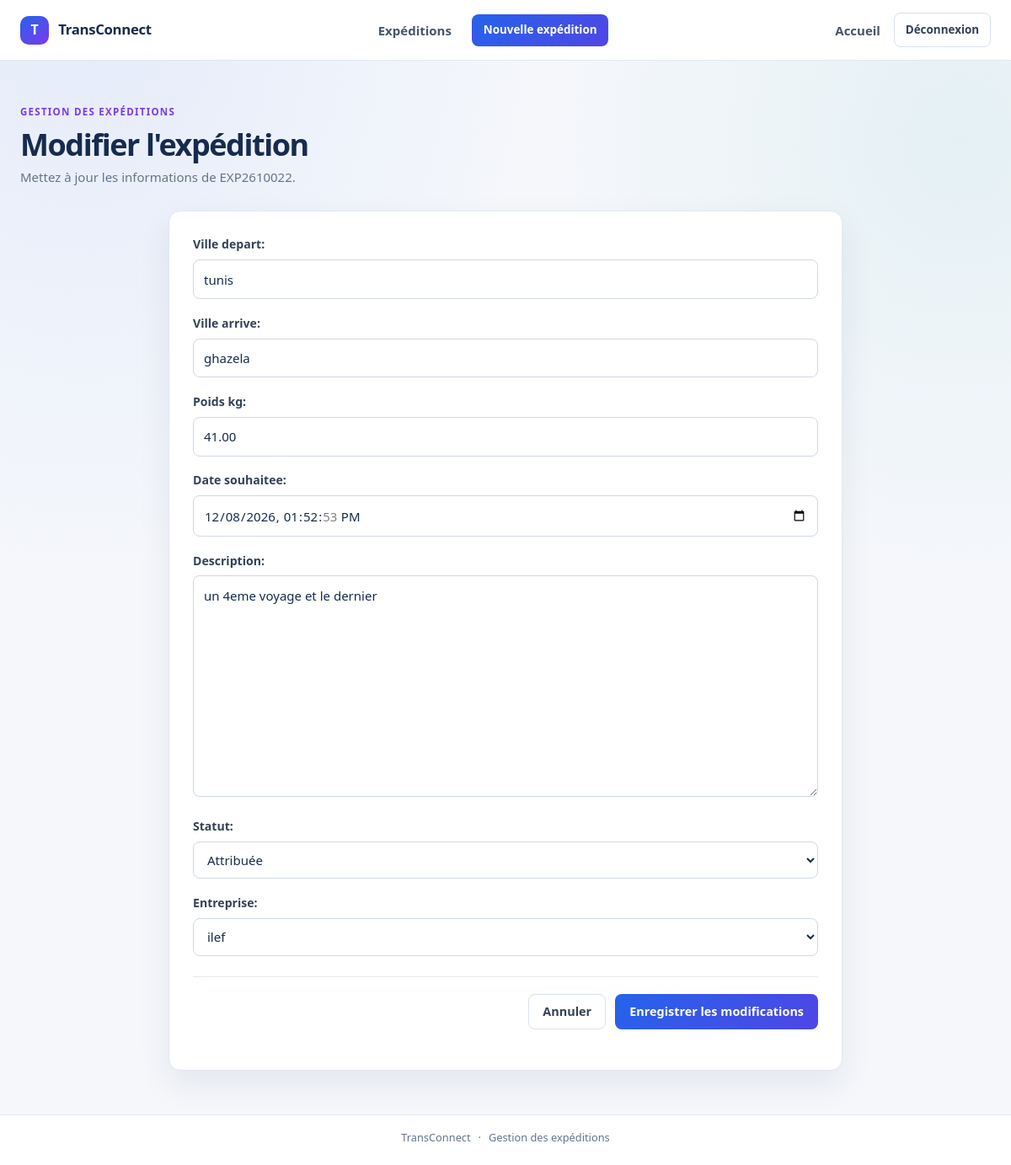
/expedition/updateclass/8/ (signed in), run on an earlier commit of the app's database.
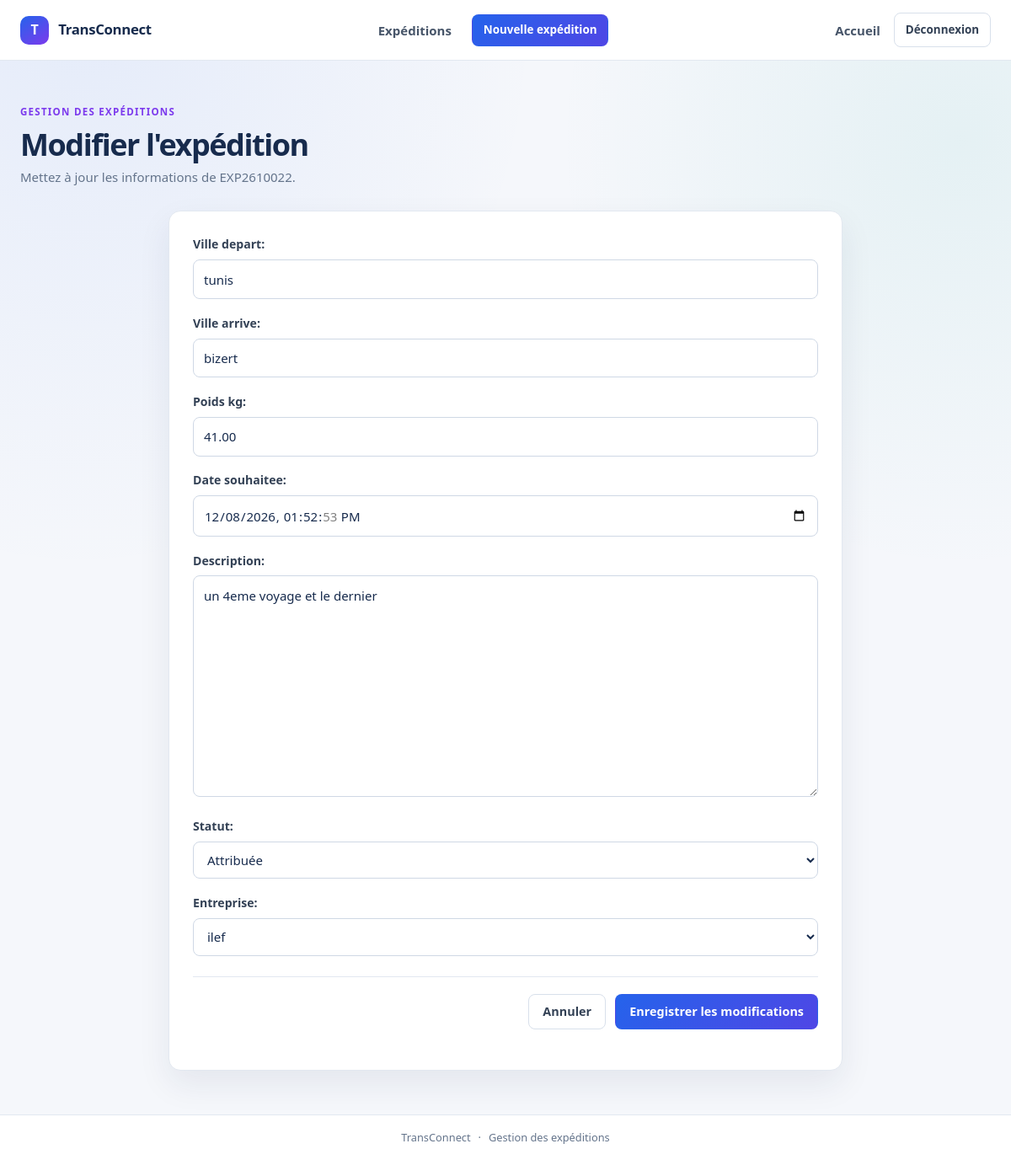
And on a later commit of the database.
### ExpeditionApp/models.py (models this page shows, shortened)
class Expedition(models.Model):
    reference = models.CharField(max_length=50, unique=True)
    ville_depart = models.CharField(max_length=80)
    ville_arrive = models.CharField(max_length=80)
    poids_kg = models.DecimalField(
        max_digits=10,
        decimal_places=2,
        validators=[MinValueValidator(0, "le poids doit etre possitive")],
    )
    date_souhaitee = models.DateTimeField()
    description = models.TextField()
    statut = models.CharField(
        max_length=100,
        choices=[
            ('en_attente', 'En attente'),
            ('publiee', 'Publiee'),
            ('attribuee', 'Attribuée'),
            ('terminee', 'Terminée'),
            ('annulee', 'Annulée'),
        ],
        default='en_attente',
    )
    created_at = models.DateTimeField(auto_now_add=True)
    updated_at = models.DateTimeField(auto_now=True)
    entreprise = models.ForeignKey(Entreprise, on_delete=models.CASCADE, related_name='expeditions')

### ExpeditionApp/views.py (the view)
# urls.py: path('updateclass/<int:pk>/', UpdateExpedition.as_view(), name="updateclass"),
class UpdateExpedition(LoginRequiredMixin, UpdateView):
    model=Expedition
    template_name='expedition/forms.html'
    form_class = ExpeditionForm
    success_url=reverse_lazy('listclass')

### ExpeditionApp/forms.py
class ExpeditionForm(forms.ModelForm):
    class Meta:
        model = Expedition
        fields="__all__"
        exclude = ["id","reference","created_at","updated_at"]
        widgets = {
            'date_souhaitee': forms.DateTimeInput(attrs={'type': 'datetime-local'}),
        }

### EntrepriseApp/models.py (called while the page is built)
    def __str__(self):
        return self.raison_social

### EntrepriseApp/templates/expedition/forms.html (shortened to what this page needs)
{% extends "expedition/base.html" %}
{% block content %}
    <div class="page-heading">
        <div>
            <p class="eyebrow">GESTION DES EXPÉDITIONS</p>
            {% if object %}
                <h1>Modifier l'expédition</h1>
                <p class="page-subtitle">Mettez à jour les informations de {{ object.reference }}.</p>
            {% else %}
                <h1>Nouvelle expédition</h1>
                <p class="page-subtitle">Renseignez les informations nécessaires à l'organisation du transport.</p>
            {% endif %}
        </div>
    </div>
    <section class="panel form-panel" aria-label="Formulaire d'expédition">
        <form method="post">
            {{ form.as_p }}
            <div class="panel-actions">
                <a class="button button-secondary" href="{% url 'listclass' %}">Annuler</a>
                <button class="button button-primary" type="submit">{% if object %}Enregistrer les modifications{% else %}Créer l'expédition{% endif %}</button>
            </div>
        </form>
    </section>
{% endblock %}

What changed in the data, as far as the page shows it:
changed Expedition "EXP2610022": ville_arrive "ghazela" → "bizert"
